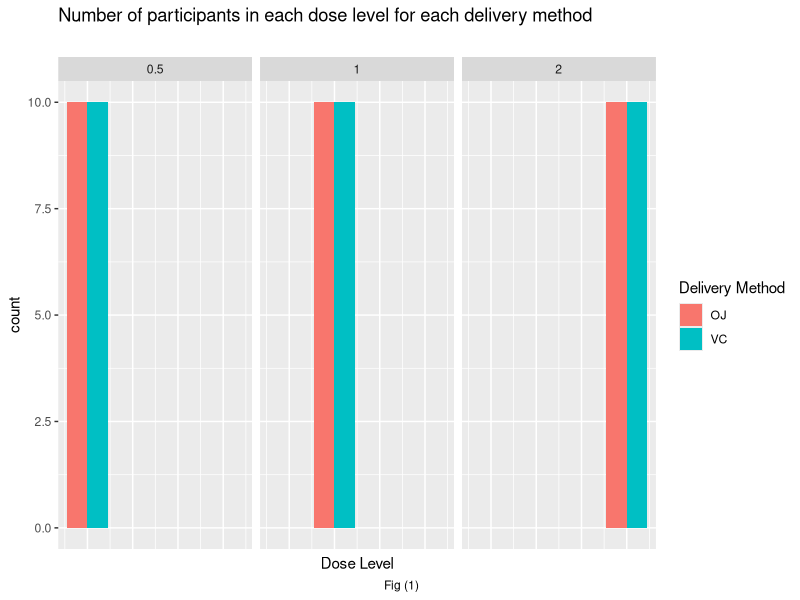
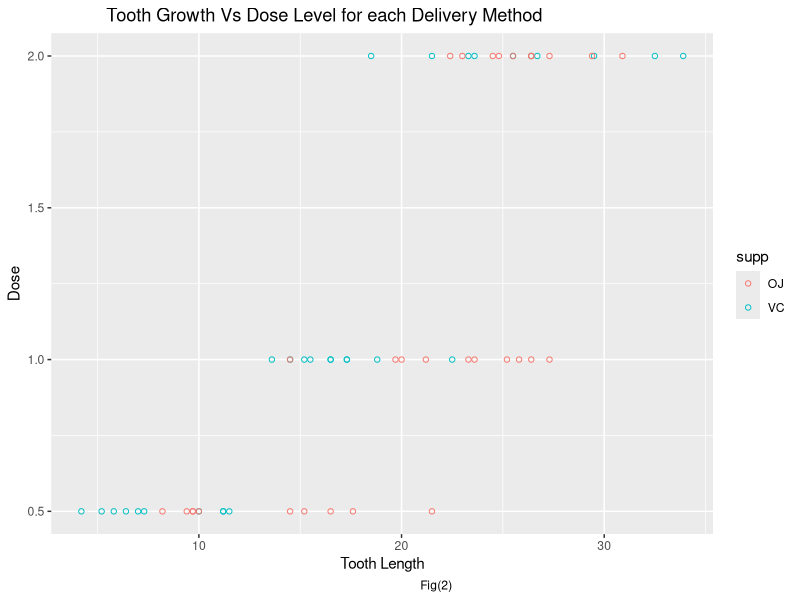
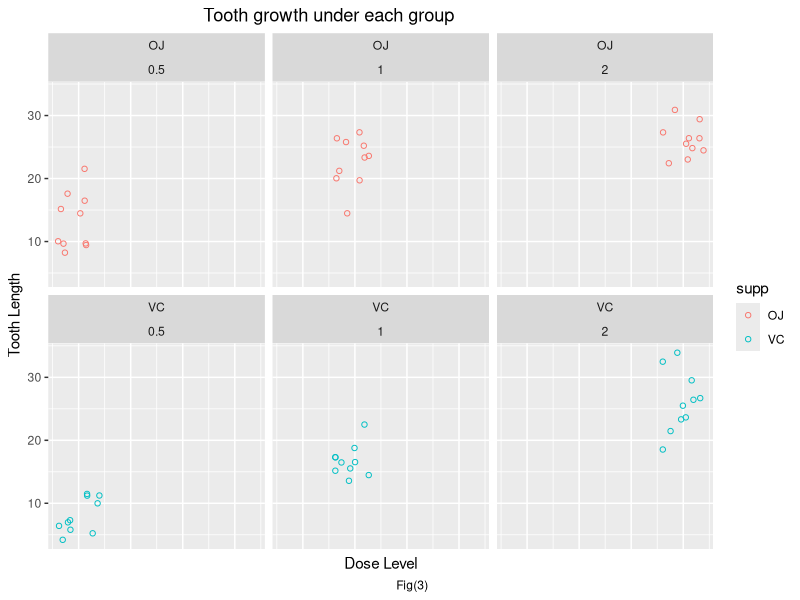
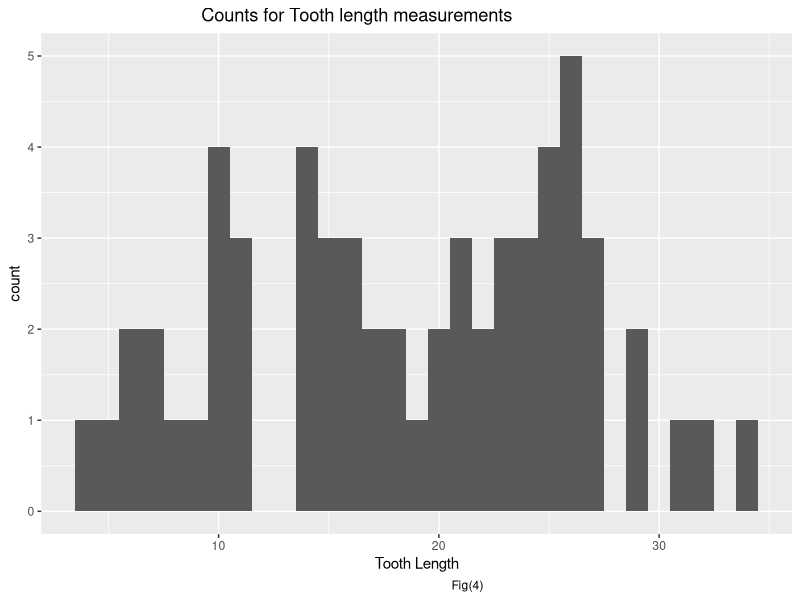
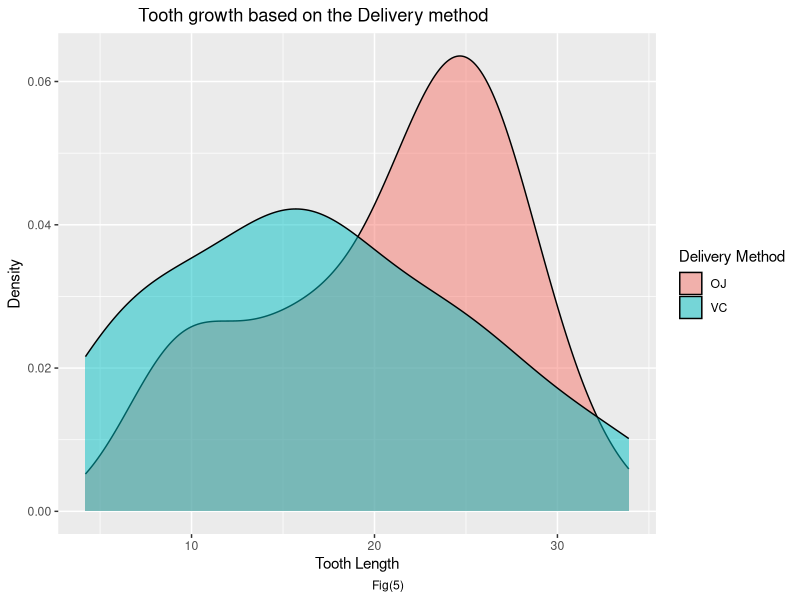
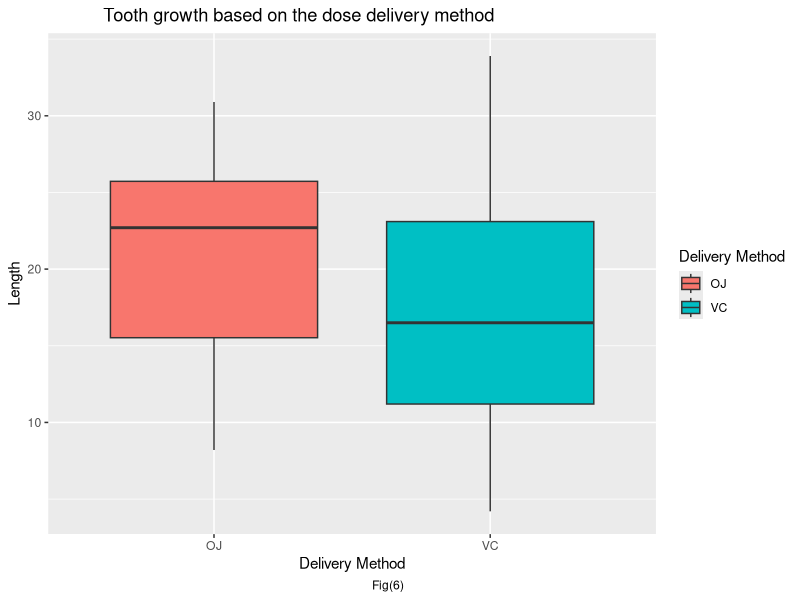
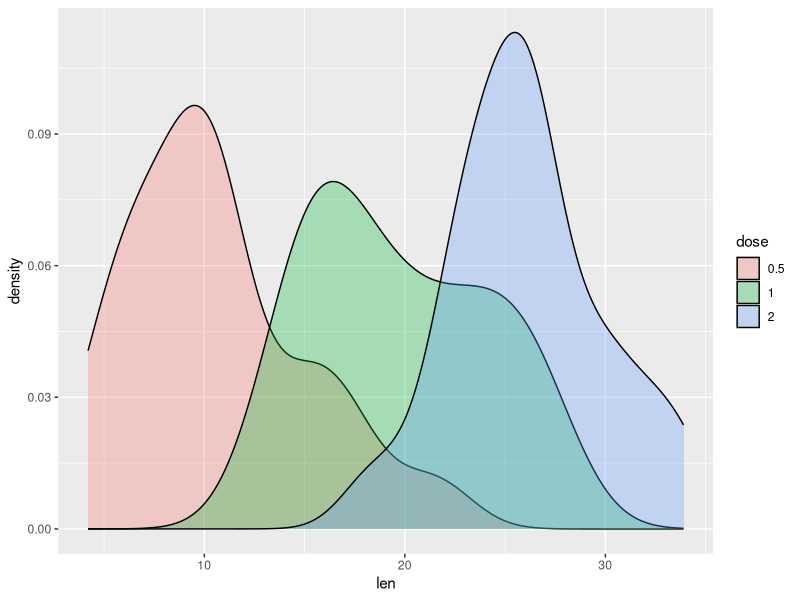
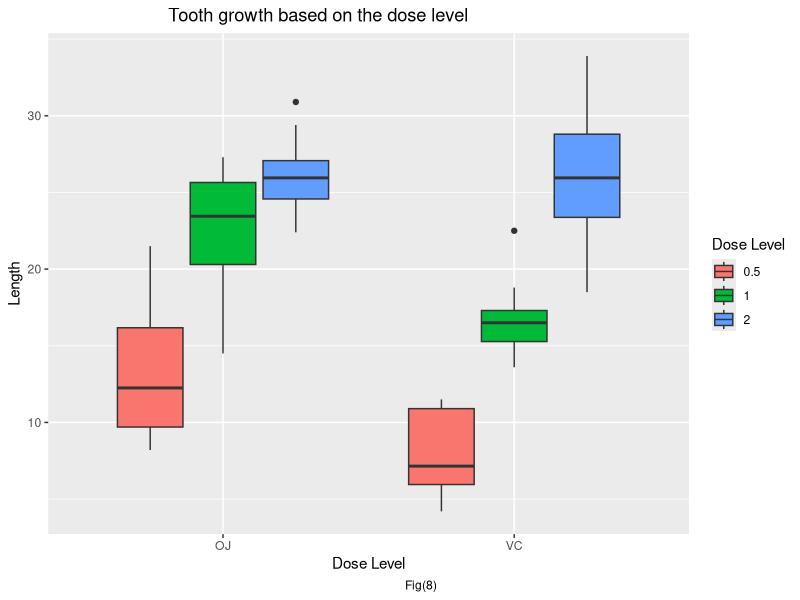

These charts were generated, in order, by the following R code:
## ---- chunk 1
library(ggplot2)
ggplot(ToothGrowth,aes(x=dose,fill=supp))+
  theme(axis.ticks.x=element_blank(), axis.text.x =element_blank() )+
  geom_bar(position = "dodge")+
  labs(title="Number of participants in each dose level for each delivery method ",x="Dose Level", fill="Delivery Method", subtitle = "", 
        caption = "Fig (1)                                                                               ")+
  facet_wrap(~ dose)
## ---- chunk 2
ggplot(ToothGrowth, aes(len,dose,shape=supp,color=supp)) + 
  geom_point(shape=1) +
  labs(title="           Tooth Growth Vs Dose Level for each Delivery Method",x="Tooth Length",y="Dose",
       caption = "Fig(2)                                                                                       ")

## ---- chunk 3
ggplot(ToothGrowth,aes(x=dose,y=len,color=supp))+
  geom_point(shape=1,position="jitter")+
  labs(title="                               Tooth growth under each group",x="Dose Level",y="Tooth Length", caption="Fig(3)                                                                                               ")+
  facet_wrap(supp~dose)+
    theme(axis.ticks.x=element_blank(), axis.text.x =element_blank() )

## ---- chunk 4
ggplot(ToothGrowth,aes(x=len))+
geom_histogram(binwidth = 1)+
labs(title="                                Counts for Tooth length measurements ",x="Tooth Length",
 caption = "Fig(4)                                                                                                       ")
## ---- chunk 5
library(ggridges)
ggplot(ToothGrowth,aes(x=len,fill=supp))+
geom_density(alpha=0.5)+
  labs(title="                Tooth growth based on the Delivery method",x="Tooth Length",y="Density",fill="Delivery Method", caption = "Fig(5)                                                                                    ")
 


## ---- chunk 6
ggplot(ToothGrowth, aes(x = supp, y = len)) + geom_boxplot(aes(fill = supp))+
  labs(title="           Tooth growth based on the dose delivery method",x="Delivery Method",y="Length",fill="Delivery Method", caption = "Fig(6)                                                                                    ")
## ---- chunk 7
library(ggridges)
ToothGrowth$dose <- as.factor(ToothGrowth$dose)
ggplot(ToothGrowth,aes(x=len, fill=dose)) + geom_density(alpha=0.3)
  labs(title="                Tooth growth based on the Dose level",x="Tooth Length",y="Density",fill="Dose  Level ",caption = "Fig(7)")
 
## ---- chunk 8
ggplot(ToothGrowth, aes(x = supp, y = len)) + geom_boxplot(aes(fill = dose))+
  labs(title="                        Tooth growth based on the dose level",x="Dose Level",y="Length",fill="Dose Level", caption = "Fig(8)                                                                                    ")
